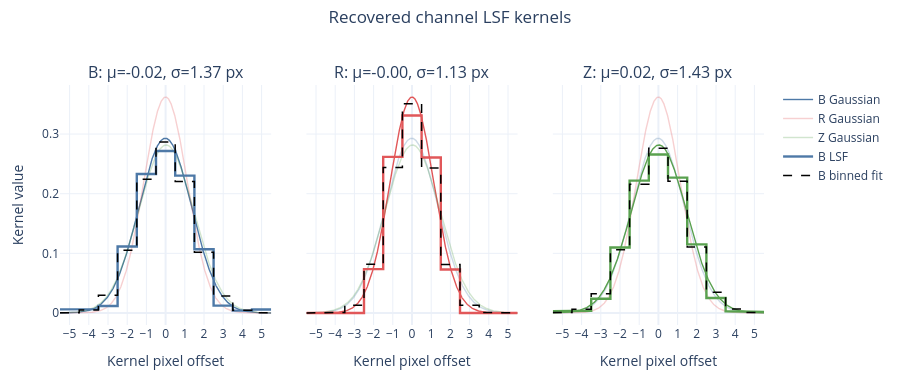

Source (notebook cell):
### Code cell
from scipy.optimize import curve_fit
from scipy.special import erf
from plotly.subplots import make_subplots

koff = np.arange(-5, 6)
xe = np.arange(-5.5, 6.0, 1.0)
xf = np.linspace(-5.5, 5.5, 1200)
chs = {"B": "#4e79a7", "R": "#e15759", "Z": "#59a14f"}

def g(x, a, mu, s):
    return a * np.exp(-0.5 * ((x - mu) / s) ** 2)

def gb(x, a, mu, s):
    u0 = (x - 0.5 - mu) / (np.sqrt(2) * s)
    u1 = (x + 0.5 - mu) / (np.sqrt(2) * s)
    return a * np.sqrt(np.pi / 2) * s * (erf(u1) - erf(u0))

def step(y):
    return np.repeat(xe, 2)[1:-1], np.repeat(y, 2)

pars, titles = {}, []
for ch in chs:
    ker = result.lsf_kernels.get(ch)
    try:
        p, _ = curve_fit(gb, koff, ker, p0=(1, 0, 1), bounds=([0, -2, 0.2], [10, 2, 5]))
        pars[ch] = tuple(map(float, p))
        titles.append(f"{ch}: μ={p[1]:.2f}, σ={p[2]:.2f} px")
    except Exception:
        titles.append(f"{ch}: fit failed")

fig = make_subplots(rows=1, cols=3, shared_yaxes=True, horizontal_spacing=0.05, subplot_titles=titles)

for i, (ch, color) in enumerate(chs.items(), start=1):
    ker = result.lsf_kernels.get(ch)
    if ker is None:
        continue

    for ref, c in chs.items():
        if ref not in pars:
            continue
        fig.add_scatter(
            x=xf, y=g(xf, *pars[ref]), mode="lines", name=f"{ref} Gaussian",
            line=dict(color=c, width=1.4),
            opacity=1.0 if ref == ch else 0.28,
            showlegend=(i == 1), row=1, col=i,
        )

    xs, ys = step(ker)
    fig.add_scatter(
        x=xs, y=ys, mode="lines", name=f"{ch} LSF",
        line=dict(color=color, width=2.4),
        showlegend=(i == 1), row=1, col=i,
    )

    if ch in pars:
        xs, ys = step(gb(koff, *pars[ch]))
        fig.add_scatter(
            x=xs, y=ys, mode="lines", name=f"{ch} binned fit",
            line=dict(color="black", width=1.5, dash="dash"),
            showlegend=(i == 1), row=1, col=i,
        )

fig.update_layout(
    title=dict(text="Recovered channel LSF kernels", x=0.5, y=0.97, xanchor="center"),
    template="plotly_white",
    height=380,
    margin=dict(l=60, r=30, t=85, b=55),
    legend=dict(x=1.02, y=1.0, xanchor="left", yanchor="top"),
)
fig.update_xaxes(title_text="Kernel pixel offset", dtick=1)
fig.update_yaxes(title_text="Kernel value", row=1, col=1)
fig.show()

result.lsf_metrics

### Figure 1 — Plotly figure (JSON) as saved in the notebook; plotly's stock layout.template omitted (floating-point values rounded to 4 significant figures; data arrays with more than 128 entries replaced by an {"elided": "..."} marker saying what was removed)
{"data": [{"line": {"color": "#4e79a7", "width": 1.4}, "mode": "lines", "name": "B Gaussian", "opacity": 1, "showlegend": true, "type": "scatter", "x": {"elided": "1200 float values"}, "xaxis": "x", "y": {"elided": "1200 float values"}, "yaxis": "y"}, {"line": {"color": "#e15759", "width": 1.4}, "mode": "lines", "name": "R Gaussian", "opacity": 0.28, "showlegend": true, "type": "scatter", "x": {"elided": "1200 float values"}, "xaxis": "x", "y": {"elided": "1200 float values"}, "yaxis": "y"}, {"line": {"color": "#59a14f", "width": 1.4}, "mode": "lines", "name": "Z Gaussian", "opacity": 0.28, "showlegend": true, "type": "scatter", "x": {"elided": "1200 float values"}, "xaxis": "x", "y": {"elided": "1200 float values"}, "yaxis": "y"}, {"line": {"color": "#4e79a7", "width": 2.4}, "mode": "lines", "name": "B LSF", "showlegend": true, "type": "scatter", "x": [-5.5, -4.5, -4.5, -3.5, -3.5, -2.5, -2.5, -1.5, -1.5, -0.5, -0.5, 0.5, 0.5, 1.5, 1.5, 2.5, 2.5, 3.5, 3.5, 4.5, 4.5, 5.5], "xaxis": "x", "y": [0.0061, 0.0061, 0.00655, 0.00655, 0.01175, 0.01175, 0.1116, 0.1116, 0.2331, 0.2331, 0.2715, 0.2715, 0.2303, 0.2303, 0.1068, 0.1068, 0.01239, 0.01239, 0.003972, 0.003972, 0.005876, 0.005876], "yaxis": "y"}, {"line": {"color": "black", "dash": "dash", "width": 1.5}, "mode": "lines", "name": "B binned fit", "showlegend": true, "type": "scatter", "x": [-5.5, -4.5, -4.5, -3.5, -3.5, -2.5, -2.5, -1.5, -1.5, -0.5, -0.5, 0.5, 0.5, 1.5, 1.5, 2.5, 2.5, 3.5, 3.5, 4.5, 4.5, 5.5], "xaxis": "x", "y": [0.0005131, 0.0005131, 0.00505, 0.00505, 0.02978, 0.02978, 0.1054, 0.1054, 0.2241, 0.2241, 0.2866, 0.2866, 0.2205, 0.2205, 0.1021, 0.1021, 0.02838, 0.02838, 0.004735, 0.004735, 0.0004732, 0.0004732], "yaxis": "y"}, {"line": {"color": "#4e79a7", "width": 1.4}, "mode": "lines", "name": "B Gaussian", "opacity": 0.28, "showlegend": false, "type": "scatter", "x": {"elided": "1200 float values"}, "xaxis": "x2", "y": {"elided": "1200 float values"}, "yaxis": "y2"}, {"line": {"color": "#e15759", "width": 1.4}, "mode": "lines", "name": "R Gaussian", "opacity": 1, "showlegend": false, "type": "scatter", "x": {"elided": "1200 float values"}, "xaxis": "x2", "y": {"elided": "1200 float values"}, "yaxis": "y2"}, {"line": {"color": "#59a14f", "width": 1.4}, "mode": "lines", "name": "Z Gaussian", "opacity": 0.28, "showlegend": false, "type": "scatter", "x": {"elided": "1200 float values"}, "xaxis": "x2", "y": {"elided": "1200 float values"}, "yaxis": "y2"}, {"line": {"color": "#e15759", "width": 2.4}, "mode": "lines", "name": "R LSF", "showlegend": false, "type": "scatter", "x": [-5.5, -4.5, -4.5, -3.5, -3.5, -2.5, -2.5, -1.5, -1.5, -0.5, -0.5, 0.5, 0.5, 1.5, 1.5, 2.5, 2.5, 3.5, 3.5, 4.5, 4.5, 5.5], "xaxis": "x2", "y": [2.508e-09, 2.508e-09, 1.018e-08, 1.018e-08, 5.218e-09, 5.218e-09, 0.07357, 0.07357, 0.2618, 0.2618, 0.3311, 0.3311, 0.2607, 0.2607, 0.07284, 0.07284, 2.104e-09, 2.104e-09, 1.554e-09, 1.554e-09, 1.173e-09, 1.173e-09], "yaxis": "y2"}, {"line": {"color": "black", "dash": "dash", "width": 1.5}, "mode": "lines", "name": "R binned fit", "showlegend": false, "type": "scatter", "x": [-5.5, -4.5, -4.5, -3.5, -3.5, -2.5, -2.5, -1.5, -1.5, -0.5, -0.5, 0.5, 0.5, 1.5, 1.5, 2.5, 2.5, 3.5, 3.5, 4.5, 4.5, 5.5], "xaxis": "x2", "y": [3.696e-05, 3.696e-05, 0.001013, 0.001013, 0.01318, 0.01318, 0.08187, 0.08187, 0.2441, 0.2441, 0.3507, 0.3507, 0.2431, 0.2431, 0.08118, 0.08118, 0.01301, 0.01301, 0.0009957, 0.0009957, 3.617e-05, 3.617e-05], "yaxis": "y2"}, {"line": {"color": "#4e79a7", "width": 1.4}, "mode": "lines", "name": "B Gaussian", "opacity": 0.28, "showlegend": false, "type": "scatter", "x": {"elided": "1200 float values"}, "xaxis": "x3", "y": {"elided": "1200 float values"}, "yaxis": "y3"}, {"line": {"color": "#e15759", "width": 1.4}, "mode": "lines", "name": "R Gaussian", "opacity": 0.28, "showlegend": false, "type": "scatter", "x": {"elided": "1200 float values"}, "xaxis": "x3", "y": {"elided": "1200 float values"}, "yaxis": "y3"}, {"line": {"color": "#59a14f", "width": 1.4}, "mode": "lines", "name": "Z Gaussian", "opacity": 1, "showlegend": false, "type": "scatter", "x": {"elided": "1200 float values"}, "xaxis": "x3", "y": {"elided": "1200 float values"}, "yaxis": "y3"}, {"line": {"color": "#59a14f", "width": 2.4}, "mode": "lines", "name": "Z LSF", "showlegend": false, "type": "scatter", "x": [-5.5, -4.5, -4.5, -3.5, -3.5, -2.5, -2.5, -1.5, -1.5, -0.5, -0.5, 0.5, 0.5, 1.5, 1.5, 2.5, 2.5, 3.5, 3.5, 4.5, 4.5, 5.5], "xaxis": "x3", "y": [0.002817, 0.002817, 0.003723, 0.003723, 0.02389, 0.02389, 0.1097, 0.1097, 0.2219, 0.2219, 0.2658, 0.2658, 0.227, 0.227, 0.1151, 0.1151, 0.02519, 0.02519, 0.002897, 0.002897, 0.00192, 0.00192], "yaxis": "y3"}, {"line": {"color": "black", "dash": "dash", "width": 1.5}, "mode": "lines", "name": "Z binned fit", "showlegend": false, "type": "scatter", "x": [-5.5, -4.5, -4.5, -3.5, -3.5, -2.5, -2.5, -1.5, -1.5, -0.5, -0.5, 0.5, 0.5, 1.5, 1.5, 2.5, 2.5, 3.5, 3.5, 4.5, 4.5, 5.5], "xaxis": "x3", "y": [0.0007464, 0.0007464, 0.006231, 0.006231, 0.03248, 0.03248, 0.1059, 0.1059, 0.216, 0.216, 0.2761, 0.2761, 0.221, 0.221, 0.1108, 0.1108, 0.03478, 0.03478, 0.006826, 0.006826, 0.0008367, 0.0008367], "yaxis": "y3"}], "layout": {"annotations": [{"font": {"size": 16}, "showarrow": false, "text": "B: μ=-0.02, σ=1.37 px", "x": 0.15, "xanchor": "center", "xref": "paper", "y": 1, "yanchor": "bottom", "yref": "paper"}, {"font": {"size": 16}, "showarrow": false, "text": "R: μ=-0.00, σ=1.13 px", "x": 0.5, "xanchor": "center", "xref": "paper", "y": 1, "yanchor": "bottom", "yref": "paper"}, {"font": {"size": 16}, "showarrow": false, "text": "Z: μ=0.02, σ=1.43 px", "x": 0.85, "xanchor": "center", "xref": "paper", "y": 1, "yanchor": "bottom", "yref": "paper"}], "height": 380, "legend": {"x": 1.02, "xanchor": "left", "y": 1, "yanchor": "top"}, "margin": {"b": 55, "l": 60, "r": 30, "t": 85}, "title": {"text": "Recovered channel LSF kernels", "x": 0.5, "xanchor": "center", "y": 0.97}, "xaxis": {"anchor": "y", "domain": [0, 0.3], "dtick": 1, "title": {"text": "Kernel pixel offset"}}, "xaxis2": {"anchor": "y2", "domain": [0.35, 0.65], "dtick": 1, "title": {"text": "Kernel pixel offset"}}, "xaxis3": {"anchor": "y3", "domain": [0.7, 1], "dtick": 1, "title": {"text": "Kernel pixel offset"}}, "yaxis": {"anchor": "x", "domain": [0, 1], "title": {"text": "Kernel value"}}, "yaxis2": {"anchor": "x2", "domain": [0, 1], "matches": "y", "showticklabels": false}, "yaxis3": {"anchor": "x3", "domain": [0, 1], "matches": "y", "showticklabels": false}}}
